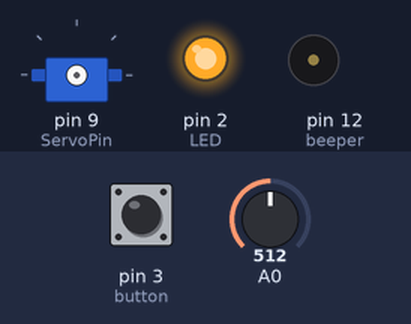
Bench run of a sketch on a simulated Arduino Uno, built with avr-gcc and run on an emulated ATmega328P. Shown: servo, output pins drawn as LEDs (lit = HIGH), buzzer (waves = sounding). Inputs (shaded band) come from the test bench; at power-on: pin 3 (button) HIGH, A0 = 512. Pins used as bus, display or sensor lines are not drawn; what the sketch prints to the serial monitor is not drawn.

Above: at 7.1 s.
7.2 s: pin 3 (button) pulled LOW for 0.15 s
At 8.0 s:
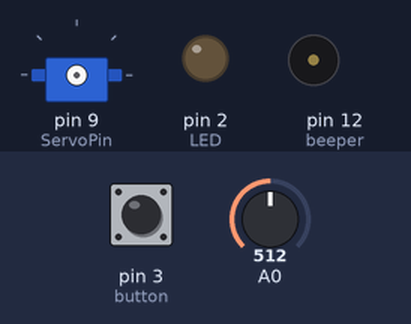
8.9 s: pin 3 (button) pulled LOW for 3.2 s
At 9.4 s:
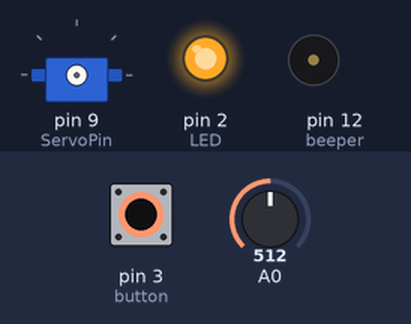
Timing chart, 0 to 13.6 s (numbered marks = the images above; inputs shaded):
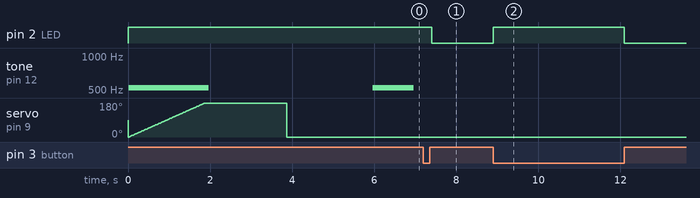

The sketch:

lighttarget.ino
```cpp
// Target Searching Light Sensor
//by Jacqueline Radding
//Finds the brightest source of light by scanning an area over 180 degrees using a servo motor and a photoreistor
#include <Servo.h>
int beeper = 12; // this is the pin the beeper is located
int val; // this will store the analog value
int BrightnessPercent; // percent
int bigang = 0; // this will notify what angle pops up the brightest
int brightest; // brightest point
int ang; // angle
const int LED = 2; // LED pin
const int ServoPin = 9; //Servo connection

int i =0;


void setup() {
   pinMode(LED, OUTPUT); // LED pin and output
   pinMode(3, INPUT_PULLUP); // button
   digitalWrite(LED, HIGH); // Turn on the led for scanning


  Servo myservo; // create servo object to control servo
  myservo.attach(ServoPin); // attach servo on pin 9 to servo object
 const int ServoPin = 9; //Servo connection
  digitalWrite(A0, INPUT); // sets A0 as input
  digitalWrite(beeper, OUTPUT); // beeper pin
  delay(10);

  Serial.begin(9600); // sets up serial monitor

  while (i < 180){ // i is each angle, when angles are under 180, do this
  val = analogRead(A0);
  BrightnessPercent = val / 1023.0 * 100; //calculate to find percentage
  ang = i; // to seperate angle and i values
  myservo.write(i);              //set servo position to full CW (0 degrees)
  delay(10); // delay
  takebright();               // takes the brightness value at this angle//determines which angle is brightest
  i = i+1; // i increases by one so the device can move to the next angle
  }
  delay(2000);
  myservo.write(bigang);              //set servo position to big angle
  delay(2000);
  myservo.write(0); // returns to 0 or full cw position
  delay(100); // delay

  int brightmap = map(brightest, 0, 100, 50, 1000); // this will be used for the tone. maps brighness to max/ min tone
  tone(beeper, brightmap, 1000); // plays tone according to brightest percent
  Serial.print("brightest %:"); // displays the brightest percent
  Serial.println(brightest); //prints brightest point
  Serial.println("angle:");
  Serial.println(bigang); // brightest angle

  delay(10);


}

void loop() {
  int light = digitalRead(3); // button
  if (light == LOW){ // if button pressed
   digitalWrite(LED, HIGH); // Turn on the LED
   delay(100);
   if (light == LOW){ // turn off if not pressed
    digitalWrite(LED, LOW);
    }
  if(light == HIGH){ // turn off if not pressed
    digitalWrite(LED, LOW); // off
    }
  }


}


void takebright(){

  int brightmap = map(BrightnessPercent, 0, 100, 50, 1000); // this will be used for the tone. maps brighness to max/ min tone
  tone(beeper, brightmap, 100); // make a beep
  if (brightest < BrightnessPercent){ // find the biggest brightness percent if brighness is greater than last reading
    brightest = BrightnessPercent; // make brightest the new biggest value
    bigang = ang; // make the brightest angle the new stored angle
    }


  }
```

Measured:
- after the input at 7.2 s, pin 2 (LED): HIGH → LOW after 0.20 s
- after the input at 8.9 s, pin 2 (LED): LOW → HIGH at once, → LOW 3.2 s later
